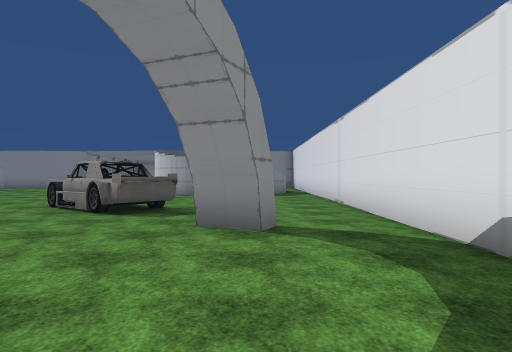
View 1 (above)

23 first-person views from a walk through a 3-D level made in the Unity game engine. The camera is 1.4 m above the floor, looks level and sees 70° across. The floor is counted in squares, 2 m on a side. Each view is taken from the middle of a square. On the plan, view 1 faces up. The plan holds only what a view shows up to about 11 squares ahead; the rest is blank. The place goes on beyond the plan. The player is left out. Some surface patterns are stand-ins.

View 2
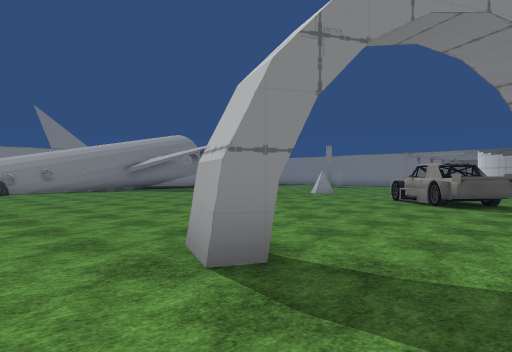

View 3
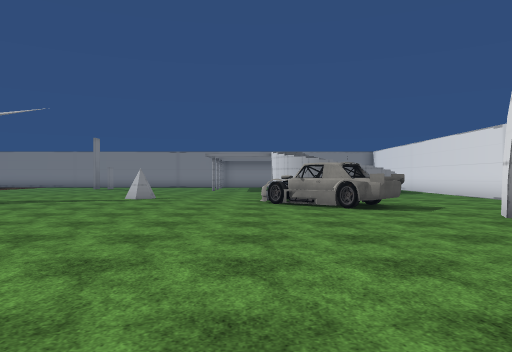

View 4
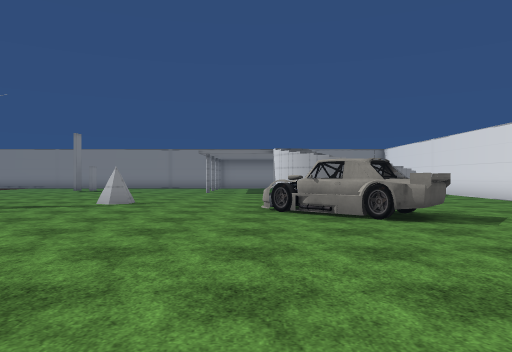

View 5
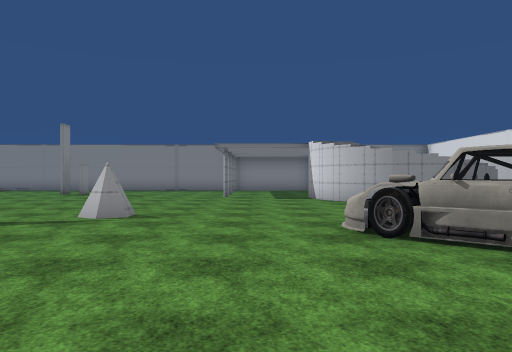

View 6
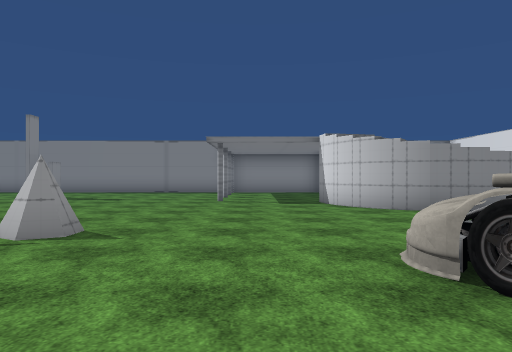

View 7
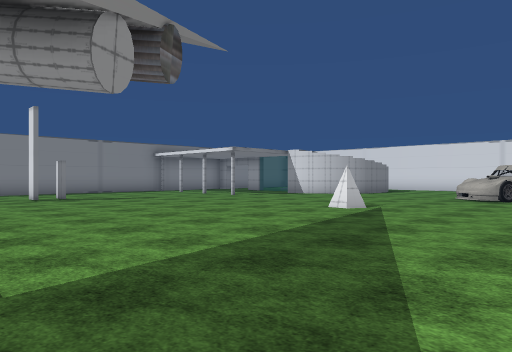

View 8
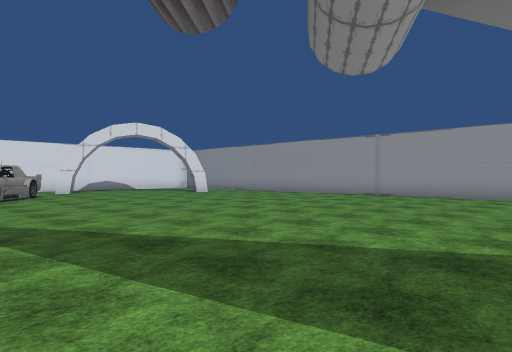

View 9
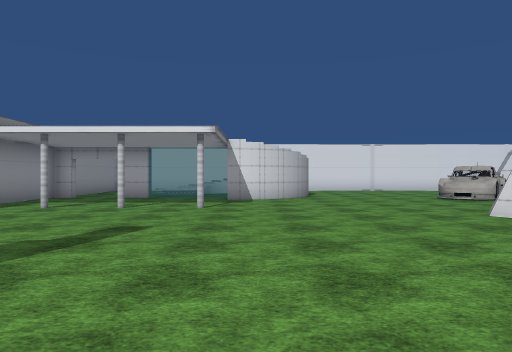

View 10
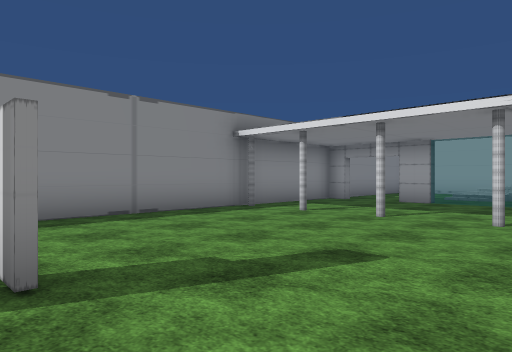

View 11
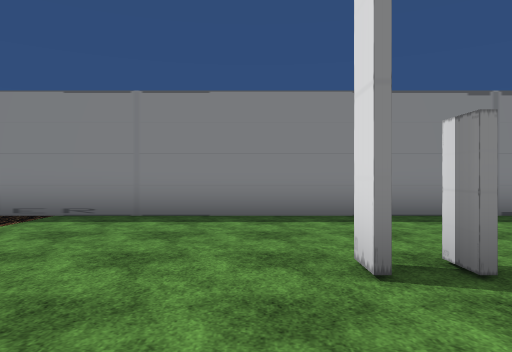

View 12
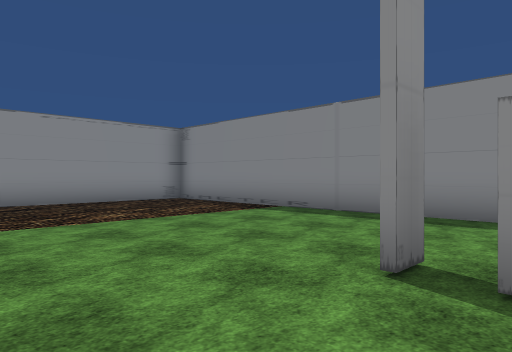

View 13
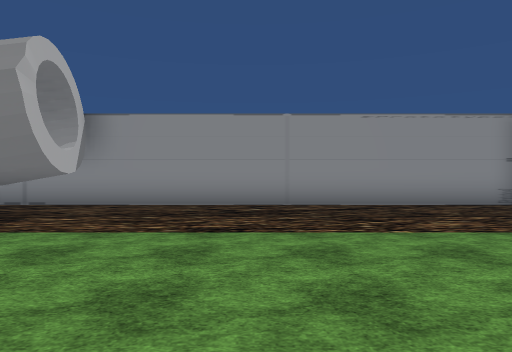

View 14
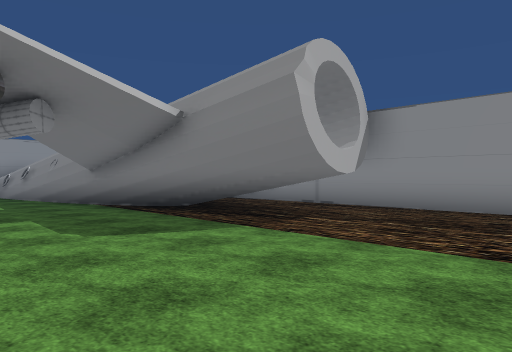

View 15
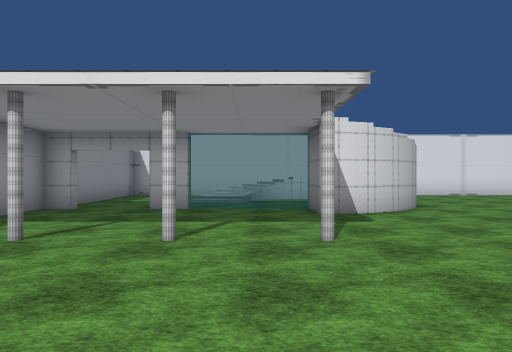

View 16
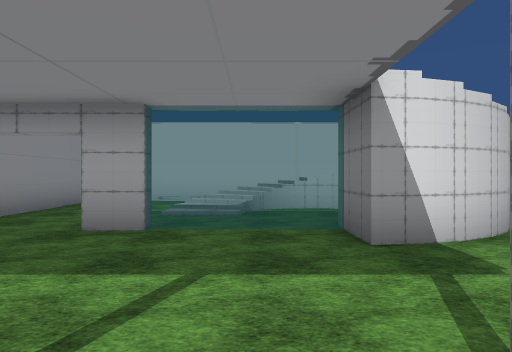

View 17
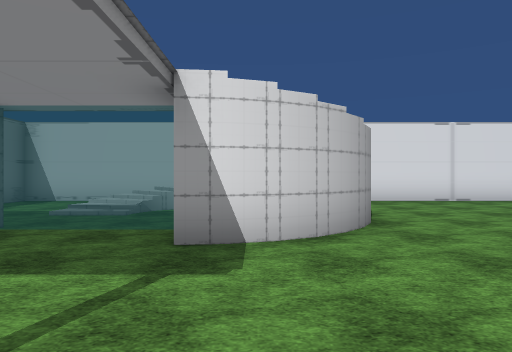

View 18
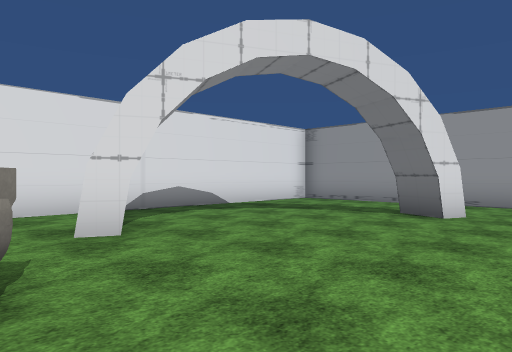

View 19
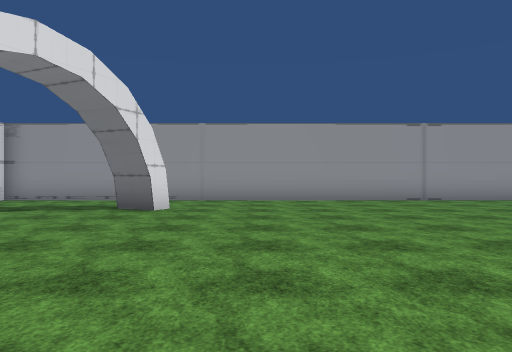

View 20
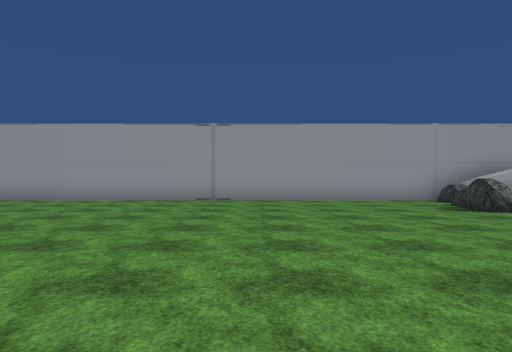

View 21
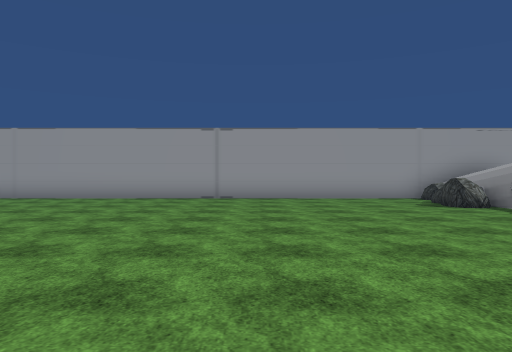

View 22
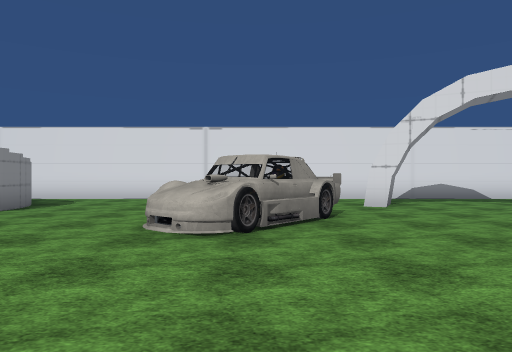

View 23
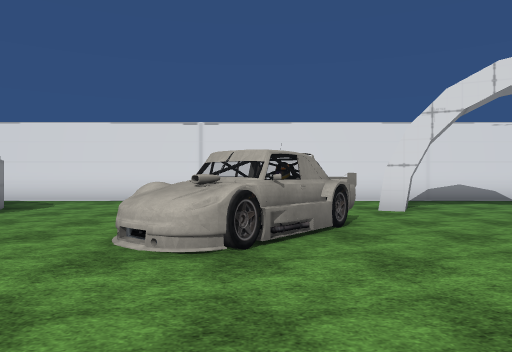

### Floor plan
Key: @ floor where view 1 was taken; # wall or solid block; x gap in a wall; . floor; / step, stairs or slope; = window, fence, low wall or low ledge; ^ raised ledge; O other object.
Columns run from 22 left of view 1 to 3 right of it. Each row starts with its distance up from view 1.
 22 ##########################
 21 #..............x...#.....#
 20 #........................#
 19 #..................#.....#
 18 #........#.....#...=.//  #
 17 #..................=./// #
 16 #..............#../=..// #
 15 #.................// ./ .#
 14 #................../  /..#
 13 #...................//...#
 12 #........................#
 11 #.##.....................#
 10 #. #.........O...........#
  9 #. ##.............O......#
  8 #.  #.............OOO....#
  7 #x  #..............OO....#
  6     #....................#
  5     ##................#..#
  4      #...................#
  3      #...................#
  2      #...................#
  1      #=..................#
  0      ^^............##.@..#
 -1      ^^..................#
 -2     ^^^..................
 -3     ^^###################

Where each view was taken, in squares from view 1:
view 1: 0 up, 0 right, facing up
view 2: 2 down, 0 right, facing up-left
view 3: 1 down, 5 left, facing up
view 4: 1 up, 5 left, facing up
view 5: 4 up, 6 left, facing up
view 6: 6 up, 6 left, facing up
view 7: 6 up, 16 left, facing up-right
view 8: 10 up, 16 left, facing down-right
view 9: 15 up, 15 left, facing right
view 10: 15 up, 13 left, facing up-right
view 11: 15 up, 14 left, facing up
view 12: 15 up, 12 left, facing up-left
view 13: 15 up, 13 left, facing left
view 14: 15 up, 14 left, facing down-left
view 15: 17 up, 11 left, facing right
view 16: 17 up, 8 left, facing right
view 17: 15 up, 8 left, facing right
view 18: 7 up, 5 left, facing down-right
view 19: 8 up, 5 left, facing down
view 20: 8 up, 11 left, facing down
view 21: 9 up, 11 left, facing down
view 22: 8 up, 9 left, facing right
view 23: 8 up, 8 left, facing right
